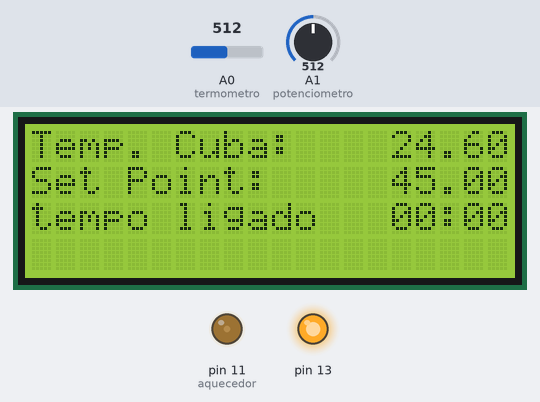
A sketch run on a simulated Arduino Uno, built with avr-gcc and run on an emulated ATmega328P. On the bench: 20×4 character LCD, output pins drawn as LEDs (lit = HIGH). The test bench sets the inputs (shaded band); at power-on: A0 (termometro) = 512, A1 (potenciometro) = 512. What the sketch prints to the serial monitor is not drawn.

Above: at 1.3 s.
1.4 s: A0 (termometro) set to 174
At 2.2 s:
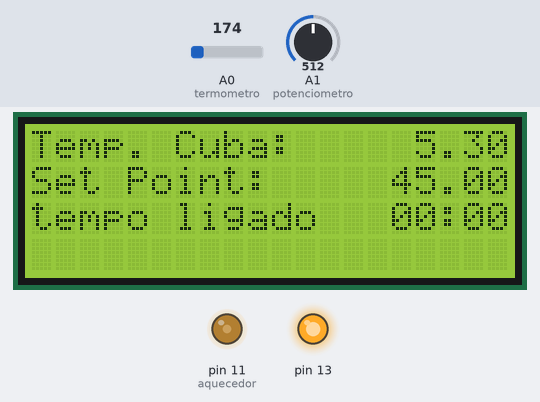
4.6 s: A0 (termometro) set to 156
At 6.3 s:
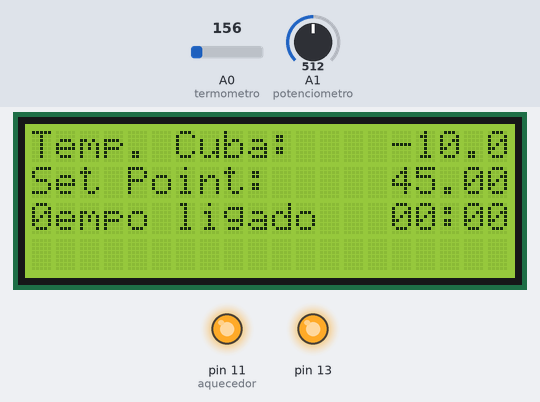
7.2 s: A0 (termometro) set to 0
At 10.1 s:
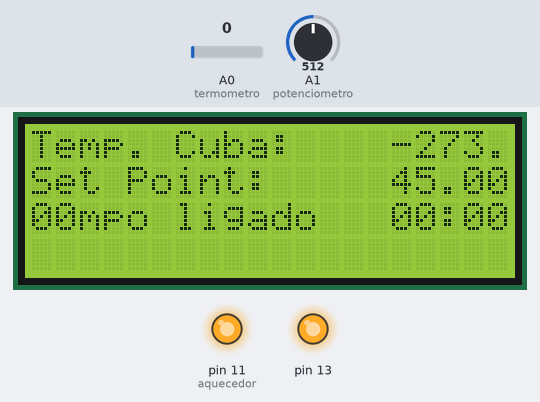
10.4 s: A1 (potenciometro) set to 716
At 12.5 s:
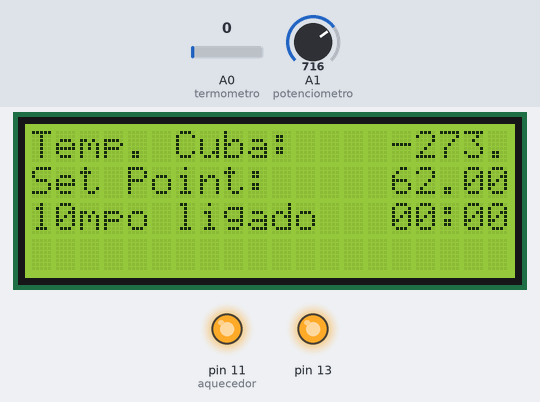
12.8 s: A0 (termometro) set to 1023
At 15.8 s:
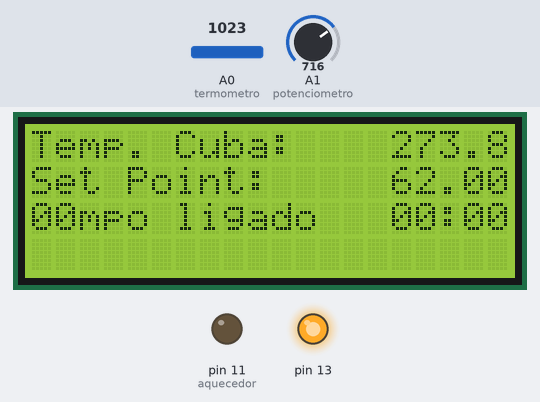
16.0 s: A1 (potenciometro) set to 900
At 18.3 s:
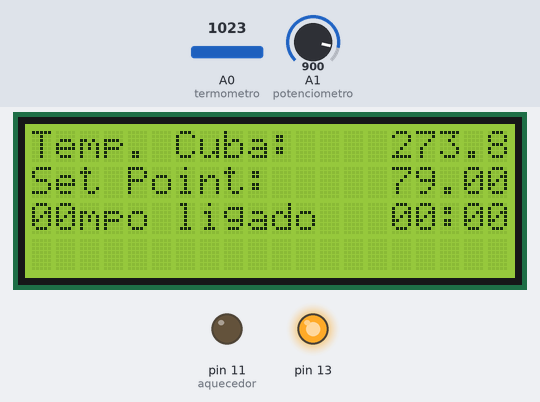
Timing chart, 0 to 19.8 s (numbered marks = the images above; inputs shaded):
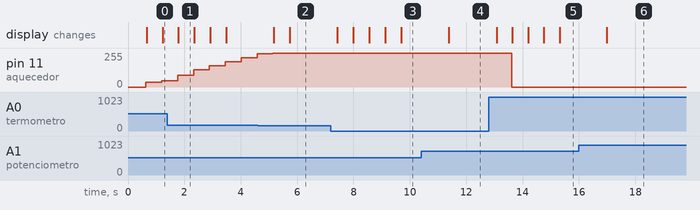

The sketch:

sous_vide_arduino_lcd-i2c.ino
```cpp
#include <LCD_I2C.h>

LCD_I2C lcd(0x27, 20, 4); // Default address of most PCF8574 modules, change according

#define aquecedor 11
#define termometro 14
#define potenciometro 15

int medir;
int medir_anterior = 0;
int seconds = 0;
unsigned long now;
float timeChange;
float lastTime = 0;
float error;
float lastErr = 0;
float dErr;
float errSum;
float kp = 1;
float ki = 1;
float kd = 0;
float Setpoint = 0;
float Input;
float Output;
float saida;
float kmax = 255;
float kmin = 0;
float Resistance;
float Temp;
int TempRound;
float Temp_anterior = 0;
float Temp_acumuladaX50 = 0;
float Temp_acumuladaX10 = 0;
int dTEmp, dSet, dHora, dMinuto;

unsigned long segundos;
unsigned long minutos;
unsigned int horas;
unsigned int minuto;
unsigned int hora;
int dias;


//****************************************//

int PID() {
  now = millis();
  timeChange =  ((long)now - lastTime) / 1000;

  error = Setpoint - Input;
  if (error > kmax)error = kmax;
  if (error < kmin - kmax)error = kmin - kmax;

  errSum += (error * timeChange);
  if (errSum > kmax)errSum = kmax;
  if (errSum < kmin - kmax)errSum = kmin - kmax;

  dErr = (error - lastErr) / timeChange;
  if (dErr > kmax)dErr = kmax;
  if (dErr < kmin - kmax)dErr = kmin - kmax;

  Output = (kp * error) + (ki * errSum) + (kd * dErr);
  //  Output=Output*-1;
  if (Output > kmax)Output = kmax;
  if (Output < kmin)Output = kmin;

  lastErr = error;
  lastTime = now;
  return Output;
}

//****************************************//

void medir_temp() {


  medir = analogRead(termometro);
  medir = (medir + medir_anterior) / 2;
  medir_anterior = medir;


  Resistance = ((10240000.0 / medir) - 10000);
  /******************************************************************/
  /* Utilizes the Steinhart-Hart Thermistor Equation:        */
  /*    Temperature in Kelvin = 1 / {A + B[ln(R)] + C[ln(R)]^3}   */
  /*    where A = 0.001129148, B = 0.000234125 and C = 8.76741E-08  */
  /******************************************************************/

  Temp = log(Resistance);
  Temp = 1 / (0.001129148 + (0.000234125 * Temp) + (0.0000000876741 * Temp * Temp * Temp));
  Temp = Temp - 273.15;  // Convert Kelvin to Celsius
  Temp = (Temp + Temp_anterior) / 2;
  Temp_anterior = Temp;

}

//****************************************//

void setup()
{
  lcd.begin(); // If you are using more I2C devices using the Wire library use lcd.begin(false)
  // this stop the library(LCD_I2C) from calling Wire.begin()
  lcd.backlight();
  Serial.begin(9600);
  Serial.println("Setpoint , temperatura , Output");
  pinMode(13, OUTPUT);
  pinMode(aquecedor, OUTPUT);
  pinMode(potenciometro, INPUT);
  pinMode(termometro, INPUT);
  digitalWrite(13, 1);

  lcd.setCursor(0, 0);
  lcd.print("Temp. Cuba: ");
  lcd.setCursor(0, 1);
  lcd.print("Set Point: ");
  lcd.setCursor(0, 2);
  lcd.print("tempo ligado");
  lcd.setCursor(17, 2);
  lcd.print(":");


}

void loop()
{
  segundos = millis() / 1000;
  minutos = segundos / 60;
  horas = minutos / 60;
  minuto = minutos % 60;
  hora = horas % 24;
  dias = hora / 24;

  Setpoint = analogRead(potenciometro);
  Setpoint = map(Setpoint, 0, 1023, 0, 90);
  medir_temp();

  for (int j = 0 ; j < 9; j++) {
    for (int i = 0; i < 49; i++) {

      Temp_acumuladaX50 = Temp_acumuladaX50 + Temp;
      medir_temp();
      delayMicroseconds(800);
    }
    delayMicroseconds(500);
      Temp = Temp_acumuladaX50 / 50.0;
      TempRound=Temp*10;
      Temp=TempRound/10.0;

  Temp_acumuladaX50 = Temp_acumuladaX50 / 50.0;
  Temp_acumuladaX10 = Temp_acumuladaX10+Temp;
  }
  Temp = Temp_acumuladaX10 / 10.0;
        TempRound=Temp*10;
      Temp=TempRound/10.0;

  Temp_acumuladaX10 = Temp_acumuladaX10 / 10;


  Input = Temp;
  saida = PID();
  analogWrite(aquecedor, saida);

  //lcd.clear();
  lcd.setCursor(15, 0);
  if (Temp < 0 && dTEmp != -1) {
    lcd.print("     ");
    lcd.setCursor(15, 0);
  }  else if (Temp == 0 && dTEmp != 0) {
    lcd.print("     ");
    lcd.setCursor(16, 0);
  } else if (Temp < 10 && dTEmp != 10) {
    lcd.print("     ");
    lcd.setCursor(16, 0);
  } else if (Temp < 100 && dTEmp != 100) {
    lcd.print("     ");
    lcd.setCursor(15, 0);
  }
  lcd.print(Temp);

  lcd.setCursor(15, 1);
  if (Setpoint < 10 && dSet != 10) {
    lcd.print("    ");
    lcd.setCursor(16, 1);
  } else if (Setpoint < 100 && dSet != 100) {
    lcd.print("    ");
    lcd.setCursor(15, 1);
  }
  lcd.print(Setpoint);

  lcd.setCursor(15, 2);
  if (hora < 10)  lcd.print("0");
  lcd.print(hora);
  lcd.setCursor(18, 2);
  if (minuto < 10)  lcd.print("0");
  lcd.print(minuto);


  Serial.print(Setpoint);
  Serial.print(" , ");
  Serial.print(Temp);
  Serial.print(" , ");
  Serial.println(map(Output, 0, 255, 0, 100));


  delay(1);


}
```

Measured:
- the behaviour switches between 157 and 156 on A0 (termometro) (found by bisection; images 1 and 2)
- after the input at 4.6 s, the display: first changes after 0.57 s (image 2 shows a later state)
- after the input at 7.2 s, the display: first changes after 0.23 s (image 3 shows a later state)
- after the input at 10.4 s, the display: changes after 0.99 s (image 4)
- after the input at 12.8 s, pin 11 (aquecedor): 255/255 → 0/255 after 0.82 s; the display: first changes after 0.28 s (image 5 shows a later state)
- after the input at 16.0 s, the display: changes after 1.0 s (image 6)
- what the display in image 1 shows lasts 0.6 s, from 1.8 s to 2.4 s
